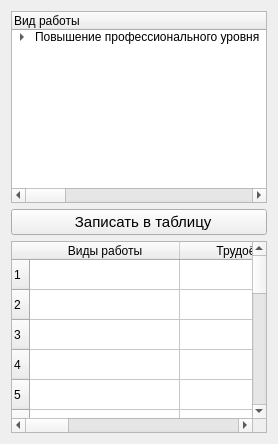
         <widget class="QWidget" name="tab5">
          <attribute name="title">
           <string>Повышение квалификации</string>
          </attribute>
          <layout class="QGridLayout" name="gridLayout_6">
           <item row="0" column="0">
            <widget class="QTreeWidget" name="tree5">
             <property name="sizePolicy">
              <sizepolicy hsizetype="Preferred" vsizetype="Preferred">
               <horstretch>0</horstretch>
               <verstretch>0</verstretch>
              </sizepolicy>
             </property>
             <property name="font">
              <font>
               <pointsize>9</pointsize>
              </font>
             </property>
             <property name="wordWrap">
              <bool>true</bool>
             </property>
             <attribute name="headerMinimumSectionSize">
              <number>100</number>
             </attribute>
             <attribute name="headerDefaultSectionSize">
              <number>480</number>
             </attribute>
             <column>
              <property name="text">
               <string>Вид работы</string>
              </property>
             </column>
             <column>
              <property name="text">
               <string>Трудоёмкость</string>
              </property>
             </column>
             <column>
              <property name="text">
               <string>Форма отчётности</string>
              </property>
             </column>
             <item>
              <property name="text">
               <string>Повышение профессионального уровня</string>
              </property>
              <property name="toolTip">
               <string>16 - 72</string>
              </property>
              <property name="text">
               <string/>
              </property>
              <item>
               <property name="text">
                <string>Повышение квалификации</string>
               </property>
               <property name="checkState">
                <enum>Unchecked</enum>
               </property>
               <property name="text">
                <string>16 – 72 часа</string>
               </property>
               <property name="toolTip">
                <string>16 - 72</string>
               </property>
               <property name="text">
                <string>Свидетельство</string>
               </property>
               <property name="toolTip">
                <string/>
               </property>
              </item>
             </item>
            </widget>
           </item>
           <item row="1" column="0">
            <widget class="QPushButton" name="pb05">
             <property name="font">
              <font>
               <pointsize>11</pointsize>
              </font>
             </property>
             <property name="text">
              <string>  Записать в таблицу</string>
             </property>
             <property name="icon">
              <iconset>
               <normaloff>pic/down-arrow.png</normaloff>pic/down-arrow.png</iconset>
             </property>
            </widget>
           </item>
           <item row="2" column="0">
            <widget class="QTableWidget" name="tw5">
             <property name="sizePolicy">
              <sizepolicy hsizetype="Preferred" vsizetype="Preferred">
               <horstretch>0</horstretch>
               <verstretch>0</verstretch>
              </sizepolicy>
             </property>
             <property name="font">
              <font>
               <pointsize>9</pointsize>
              </font>
             </property>
             <attribute name="horizontalHeaderDefaultSectionSize">
              <number>150</number>
             </attribute>
             <row>
              <property name="text">
               <string>1</string>
              </property>
             </row>
             <row>
              <property name="text">
               <string>2</string>
              </property>
             </row>
             <row>
              <property name="text">
               <string>3</string>
              </property>
             </row>
             <row>
              <property name="text">
               <string>4</string>
              </property>
             </row>
             <row>
              <property name="text">
               <string>5</string>
              </property>
             </row>
             <row>
              <property name="text">
               <string>6</string>
              </property>
             </row>
             <row>
              <property name="text">
               <string>7</string>
              </property>
             </row>
             <row>
              <property name="text">
               <string>8</string>
              </property>
             </row>
             <row>
              <property name="text">
               <string>9</string>
              </property>
             </row>
             <row>
              <property name="text">
               <string>10</string>
              </property>
             </row>
             <row>
              <property name="text">
               <string>11</string>
              </property>
             </row>
             <row>
              <property name="text">
               <string>12</string>
              </property>
             </row>
             <row>
              <property name="text">
               <string>13</string>
              </property>
             </row>
             <row>
              <property name="text">
               <string>14</string>
              </property>
             </row>
             <row>
              <property name="text">
               <string>15</string>
              </property>
             </row>
             <row>
              <property name="text">
               <string>16</string>
              </property>
             </row>
             <row>
              <property name="text">
               <string>17</string>
              </property>
             </row>
             <row>
              <property name="text">
               <string>18</string>
              </property>
             </row>
             <row>
              <property name="text">
               <string>19</string>
              </property>
             </row>
             <row>
              <property name="text">
               <string>20</string>
              </property>
             </row>
             <column>
              <property name="text">
               <string>Виды работы</string>
              </property>
             </column>
             <column>
              <property name="text">
               <string>Трудоёмкость</string>
              </property>
             </column>
             <column>
              <property name="text">
               <string>Форма отчётности</string>
              </property>
             </column>
             <column>
              <property name="text">
               <string>Срок выполнения</string>
              </property>
             </column>
             <column>
              <property name="text">
               <string>Запланировано</string>
              </property>
             </column>
            </widget>
           </item>
          </layout>
         </widget>
